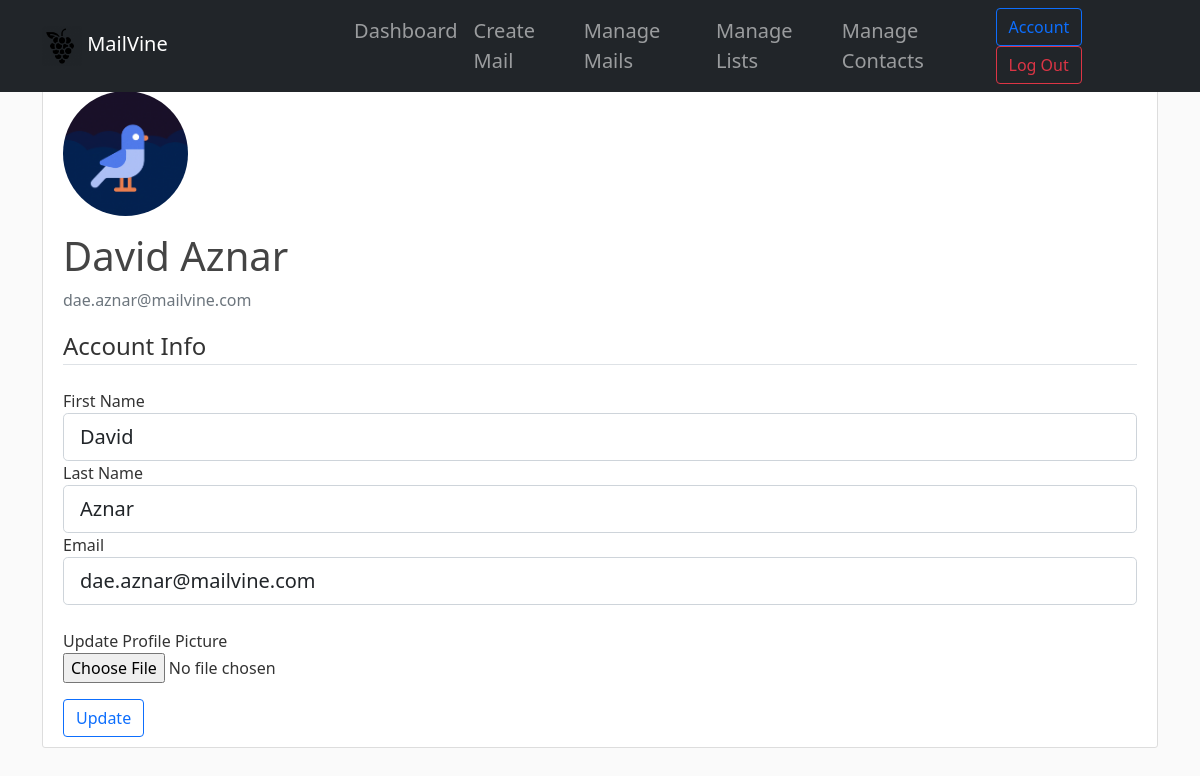
Page /account (signed in) on the committed database.
### mailvine/models.py (models this page shows, shortened)
class User(db.Model, UserMixin):  # inherit UserMixin class
    id = db.Column(db.Integer, primary_key=True)
    first_name = db.Column(db.String(255), nullable=False)
    last_name = db.Column(db.String(255), nullable=False)
    email = db.Column(db.String(120), unique=True, nullable=False)
    img_file = db.Column(db.String(20), nullable=False, default='default.jpg')
    password = db.Column(db.String(60), nullable=False)
    is_active = db.Column(db.Boolean, nullable=False, default=1)
    created_at = db.Column(db.DateTime, nullable=False, default=datetime.utcnow)
    updated_at = db.Column(db.DateTime, nullable=False, default=datetime.utcnow, onupdate=datetime.utcnow)
    lists = db.relationship('List', backref='user', lazy=True)
    mails = db.relationship('Mail', backref='user', lazy=True)

### mailvine/routes.py (the view)
@app.route("/account", methods=['GET', 'POST'])
@login_required  # user has to be logged in to access accounts
def account():
    form = UpdateAccountForm()
    if form.validate_on_submit():
        if form.picture.data:
            picture_file = save_picture(form.picture.data)
            current_user.img_file = picture_file
        current_user.first_name = form.firstName.data
        current_user.last_name = form.lastName.data
        current_user.email = form.email.data
        db.session.commit()
        flash("Your account has been updated", 'success')
        return redirect(url_for('account'))
    elif request.method == 'GET':   # gets values that are already saved
        form.firstName.data = current_user.first_name
        form.lastName.data = current_user.last_name
        form.email.data = current_user.email
    img_file = url_for('static', filename='img/profile_pics/' + current_user.img_file)
    return render_template('account.html', img_file=img_file, form=form)

### mailvine/forms.py (shortened to what this page needs)
class UpdateAccountForm(FlaskForm):
    firstName = StringField('First Name', validators=[DataRequired()])
    lastName = StringField('Last Name', validators=[DataRequired()])
    email = StringField('Email', validators=[DataRequired(), Email()])
    picture = FileField('Update Profile Picture', validators=[FileAllowed(['jpg', 'png'])])
    submit = SubmitField('Update')

### mailvine/models.py (called while the page is built)
@login_manager.user_loader
def load_user(user_id):
    return User.query.get(int(user_id))

### mailvine/templates/account.html (shortened to what this page needs)
{% extends "dashboard_layout.html" %}
{% block body %}
<main class="container">
    <div class="content-section">
        <div class="media">
            <img class="rounded-circle account-img" src="{{ img_file }}">
            <div class="media-body">
                <h2 class="account-heading">{{ current_user.first_name }} {{ current_user.last_name }}</h2>
                <p class="text-secondary">{{ current_user.email }}</p>
            </div>
        </div>
        <form action="" method="POST" enctype="multipart/form-data">
            <fieldset class="form-group">
                <legend class="border-bottom mb-4">Account Info</legend>
                <div class="form-group">
                    {{ form.firstName.label(class="form-control-label") }}
                    {% if form.firstName.errors %}
                    {{ form.firstName(class="form-control form-control-lg is-invalid") }}
                    <div class="invalid-feedback">
                        {% for error in form.firstName.errors %}
                        <span>{{ error }}</span>
                        {% endfor %}
                    </div>
                    {% else %}
                    {{ form.firstName(class="form-control form-control-lg") }}
                    {% endif %}
                </div>
                <div class="form-group">
                    {{ form.lastName.label(class="form-control-label") }}
                    {% if form.lastName.errors %}
                    {{ form.lastName(class="form-control form-control-lg is-invalid") }}
                    <div class="invalid-feedback">
                        {% for error in form.lastName.errors %}
                        <span>{{ error }}</span>
                        {% endfor %}
                    </div>
                    {% else %}
                    {{ form.lastName(class="form-control form-control-lg") }}
                    {% endif %}
                </div>
                <div class="form-group">
                    {{ form.email.label(class="form-control-label") }}
                    {% if form.email.errors %}
                    {{ form.email(class="form-control form-control-lg is-invalid") }}
                    <div class="invalid-feedback">
                        {% for error in form.email.errors %}
                        <span>{{ error }}</span>
                        {% endfor %}
                    </div>
                    {% else %}
                    {{ form.email(class="form-control form-control-lg") }}
                    {% endif %}
                </div>
                <div class="form-group"><br>
                    {{ form.picture.label() }}<br>
                    {{ form.picture(class="form-control-file") }}
                </div>
            </fieldset>
            <div class="form-group pt-3">
                {{ form.submit(class="btn btn-outline-primary") }}
            </div>
        </form>
    </div>
</main>
{%endblock body%}

### mailvine/static/css/main.css (style rules this page uses)
body { background: #fafafa; color: #333333; margin-top: 5rem; }
h1, h2, h3, h4, h5, h6 { color: #444444; }
.content-section { background: #ffffff; padding: 10px 20px; border: 1px solid #dddddd; border-radius: 3px; margin-bottom: 20px; }
.account-img { height: 125px; width: 125px; margin-right: 20px; margin-bottom: 16px; }
.account-heading { font-size: 2.5rem; }

### rows in the picture
User: first_name "David", last_name "Aznar", email "dae.aznar@mailvine.com"
